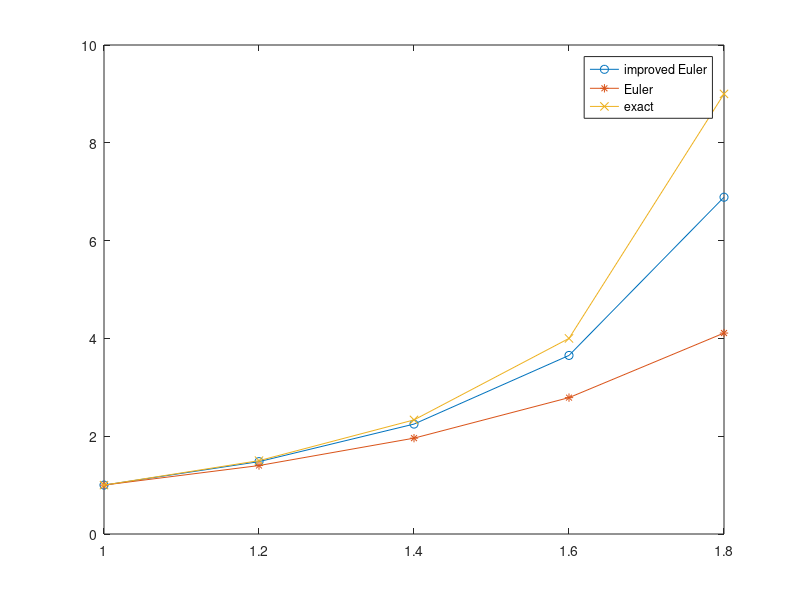

Write the MATLAB code that produced this figure.
% solve exercise 3.6 #8 using improved Euler:
%  y' = (1/x) (y^2 + y),  y(1) = 1

h = 0.2;
x = [1.0 1.2 1.4 1.6 1.8];
y = [1.0   0   0   0   0];  % space for solution, and set initial condition
yE = y;

for n=1:4
  % see equation (9) in 3.6:
  fn = (1.0/x(n)) * (y(n)^2 + y(n));
  ynp = y(n) + h * fn;
  fnp = (1.0/x(n+1)) * (ynp^2 + ynp);
  y(n+1) = y(n) + (h/2) * (fn + fnp);

  % do Euler for comparison
  yE(n+1) = yE(n) + h * (1.0/x(n)) * (yE(n)^2 + yE(n));
end

yexact = x./(2-x);  % equation is separable, so compare to exact

plot(x,y,'o-',x,yE,'*-',x,x./(2-x),'x-')
legend("improved Euler","Euler","exact")

x,y,yE,yexact  % just show numbers
